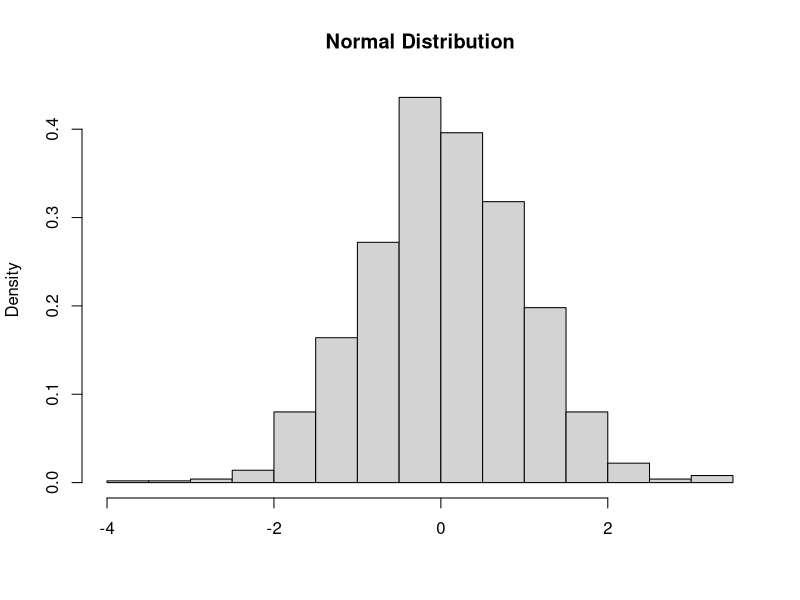

Reproduce this figure in R.
## ---- chunk 1
knitr::opts_chunk$set(echo = TRUE)
## ---- chunk 2
3 + 3
5 + 4
log(3, base = 10)
var <-  3*2
## ---- chunk 3
# Bad
Var <-  3 + 3
gusto <-  3+ 3
vec1 <-  c(1,2,3 ,4 , 5)
remain <-  4%%3
forth_entry <-  vec1 [4]
ans <- log(4)

# Good
var = 3 + 3
gusto = 3 + 3
vec1 = c(1, 2, 3, 4, 5)
remain = 4 %% 3
forth_entry <-  vec1[4]
ans <- log(4, base = exp(1))
## ---- chunk 4
this.is.my.first.function <- function(x,y){
  z <-  x + y 
  return(z)
}
## ---- chunk 5
# Good 
this.is.my.first.function(x = 2, y = 3)

# Bad
this.is.my.first.function(2, 3)
## ---- chunk 6
this.is.my.second.function <- function(x,y){
  z_1 <-  x + y
  z_2 <- x*y
  
  z <- z_1 - z_2
  
  return(z)
}
## ---- chunk 7
this.is.my.third.function <- function(n){
  z_1 <- rnorm(n) #n random numbers sampled from standard normal
  
  hist(z_1, 
       main = "Normal Distribution",
       xlab = NULL,
       freq = FALSE)
  
  z_mean <- mean(z_1)
  z_sd <- sd(z_1)
  
  print(paste("The standard deviation is ", z_sd), sep = "")
  return(z_mean)
}

this.is.my.third.function(1000)
## ---- chunk 8
this.is.my.fourth.function <- function(x){

  x <- x/2
  
  # Uncomment the following line to track the value of x
  #print(x)
  
  if(x > 2){
    x <- this.is.my.fourth.function(x)
  }else{
    return(x)
  }
}

can_b_used_later <- this.is.my.fourth.function(19)
can_b_used_later
## ---- chunk 9
# Comparison between numeric values
pi > 3
1 + 1 == 2
sin(pi/4) == sqrt(2)/2
abs(sin(pi/4) - sqrt(2)/2) < 0.000001

## ---- chunk 10
# Comparison between logical objects
TRUE != FALSE
(TRUE & FALSE) == FALSE
(TRUE & FALSE) == TRUE
TRUE | FALSE == TRUE
## ---- chunk 11
# Comparison between string objects

"hi" == "hi"
"hi" == "Hi"
"hi" == "h"
"hi" > "h" # bad example
